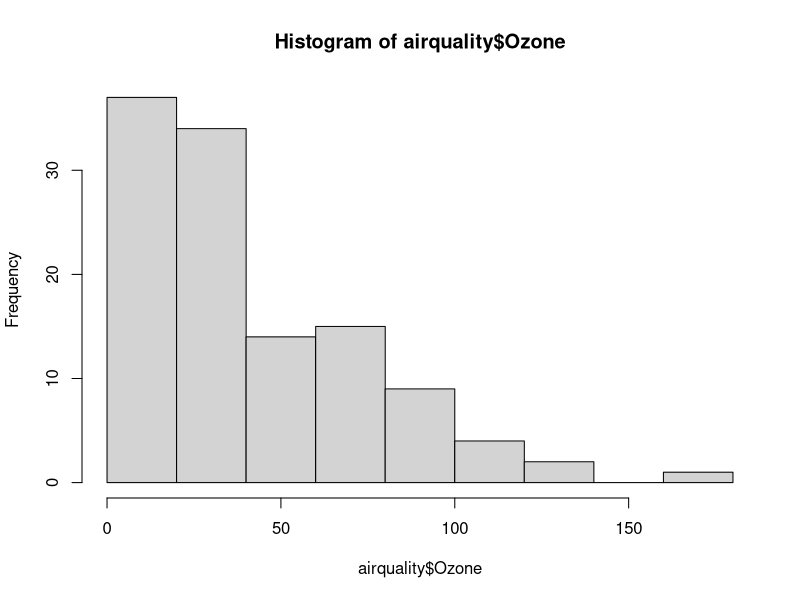
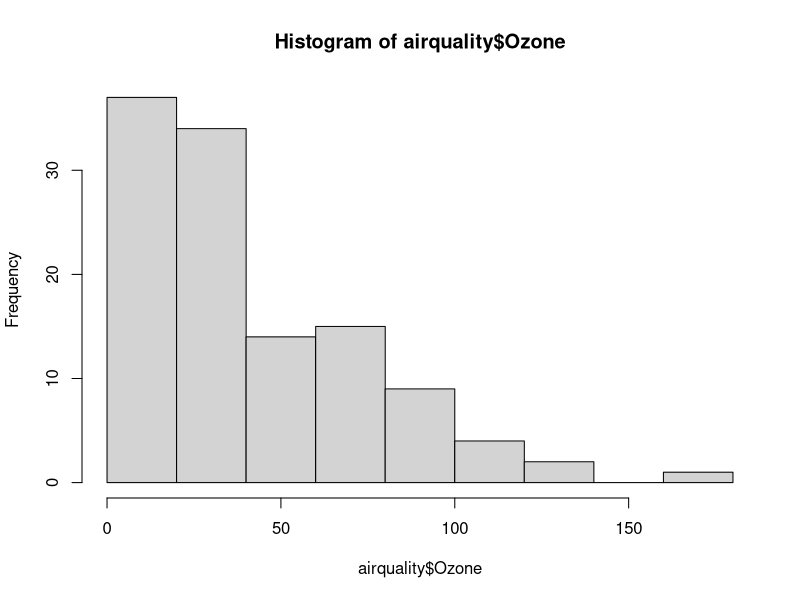
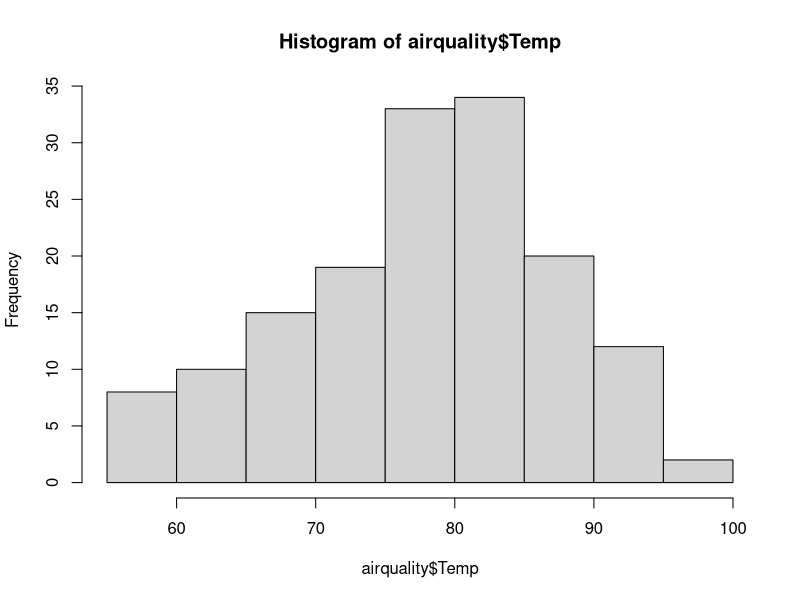

Generate these figures, in order, with R: (Note: this script raises an error after producing the figures.)
#dataMining
library(tidyverse)
#install.packages("Hmisc")
library(Hmisc)
data("mtcars")
View(mtcars)
?mtcars
dim(mtcars)  #to know no. of rows and column
is.na(mtcars)
any(is.na(mtcars))  #return if there are NA's at all
sum(is.na(mtcars))  #return no. of NAs
#*********************************
View(airquality)
is.na(airquality)
sum(is.na(airquality))
colSums(is.na(airquality))
sum(is.na(airquality$Ozone))  #returns no. of NAs per coulmn using $ operator
mean(airquality$Ozone, na.rm=T)
median(airquality$Ozone, na.rm = T)
hist(airquality$Ozone)    #histogram to decide whether the data is normally distrubuted
mean(airquality$Solar.R, na.rm =T)
median(airquality$Solar.R, na.rm =T)

aq <- airquality[c(1:4)]  #remove last two column of airquality which is not usefull

View(aq)
colSums(is.na(aq))
dim(aq)
hist(airquality$Ozone)
airquality$Ozone <- impute(airquality$Ozone, median)
hist(airquality$Temp)
temp <- impute(airquality$Temp, mean)
aql<-na.omit(aq)   #to remove NA, R removes entire row where ever NA is present
dim(aql)
dim(airquality)
#below funtion is one where column wise removes the NAs, column wise
#omit is not efficient
aqozone <- na.omit(aq$Ozone) 

#install.packages("Hmisc")
library(Hmisc) #to use impute 
median(airquality$Ozone, na.rm = T)
impute(airquality$Ozone, median)
impute(airquality, mean)
sum(is.na(airquality))  #actual no. of NAs
sum(!complete.cases(airquality))  #no. of rows where atleast one NA is present
?sweep

#simple linear regression with one. install.packages("psych")
library(psych)
?psych
data("airquality")
View(airquality)
names(airquality)
str(airquality)
plot(Ozone ~ Solar.R, data = airquality) #Ozone is y and Solar.R is x
plot(airquality$Ozone,airquality$Solar.R) #alternate over above stmt
#below col = changes the colour of the plot
plot(Ozone ~ Solar.R, data = airquality, col = "red")
#cex is used to increase or decrease the size of dots
plot(Ozone ~ Solar.R, data = airquality,col = "red", cex = 2)  
plot(Ozone ~ Solar.R, data = airquality,col = "red", cex = 1)
abline(Model1, col = "blue")

#Lm() is a linear model, it returns y(intercept) and 
Model1 <- lm(Ozone ~ ., data = airquality) 
Model1 
summary(Model1)
#below returns the complete plot of airquality, where we can predict the best plot
#i.e Y vs(~) X. if the R squared value tends to 1 that model will be the best model. 
#*Best model will also depends on othre below values* 
pairs.panels(airquality)

library(corrplot)
cr <- cor(airquality)
corrplot(cr, type = "lower")
#multiple linear regression
Model2 <- lm(Ozone ~ Solar.R + Wind + Temp, data = airquality)
Model2
summary(Model2)

#Try yourself.
Model3 <- lm(Ozone ~ Temp, data = airquality)
Model3
summary(Model3)

Model5 <- lm(Ozone ~ Wind, data = airquality)
Model5
summary(Model5)


#below function returns the descriptive statistics i.e it returns Min, Max,Mean etc
#we predict the best fit by considering the value which is in between Max and Min
summary(airquality)
predict(Model2, data.frame(Solar.R = 300, Wind= 20:15, Temp = 90:85), interval = 'confidence')

#above function the values should be inside of max and min value and
#interval= confidence returns lower bind and upper bind
#it outputs fit which should be in between Lwr and Upr value which defines the best fit
predict(Model2, data.frame(Solar.R = 295:300, Wind= 20:15, Temp = 90:85), interval = 'confidence')

plot(Model2)
plot(Model2, 1) #it displays 1st graph among the 4 graphs

args(par)
par(mfrow = c(2,2))  #returns 2 by 2 plot
plot(Model2)


model <- lm(Ozone ~ Temp, data = airquality)
model
summary(model)
